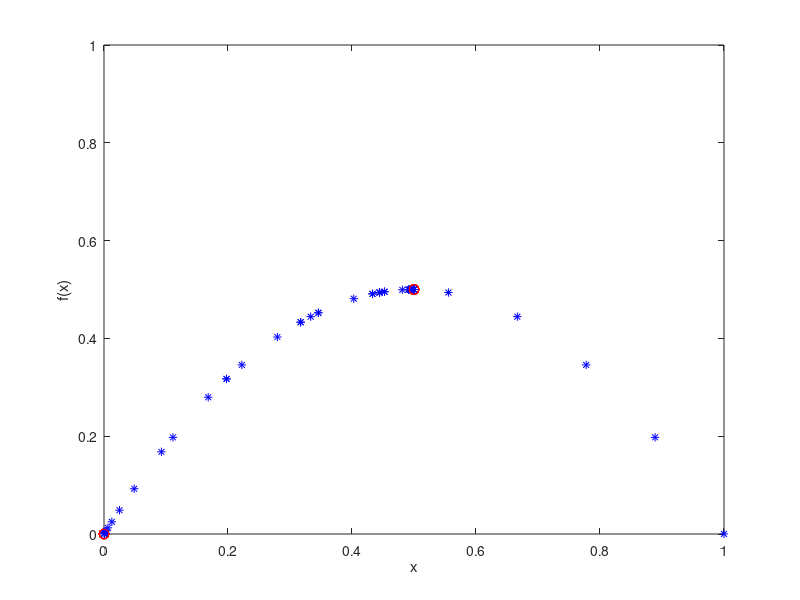

The MATLAB source for this figure: (Note: this script raises an error after producing the figure.)
close all; clear all; clc;
% logistic map

%% variables 
Acoeff = [2]; % coefficient of logistic function
iter = 60; % number of iteration
init_x_min = 0.0001; % minimum value of initial x
init_x_max = 0.9999; % maximum value of initial x
initX = linspace(init_x_min,init_x_max,10);
y = @(A,x) (A*x*(1-x));
% ----- parameters of function FindFixPt -----
x0_arr = [0.1]; % initial value of x
iter1 = 50;
% --------------------------------------------

%% logistic map plot
for k = 1:size(Acoeff,2)
    A = Acoeff(k);
    for j = 1:size(initX,2)
        x(1,1) = initX(j);
        for i = 1:iter
            x(i+1,1) = y(A,x(i,1));
        end
        plot(x(1:iter,1),x(2:iter+1,1),'b*');
        
        % equilibrium point
        plot(0,0,'ro','markersize',7);
        plot(1-1/A,1-1/A,'ro','markersize',7);
        axis([0 1 0 1]);
        % axis equal;
        xlabel('x');
        ylabel('f(x)');
        hold on;
    end
    FindFixPt(A,x0_arr,iter1,y);
end

%% plot y=x
% x_n+1 = A*x_n*(1-x_n)
% y = x
xx = linspace(0,1,10);
yy = xx;
plot(xx,yy,'g','LineWidth',2);
hold off;

%% find fixed point
% find fixed point according to initial value of x
% One can use FindFixPt to check the fixed point is attractor or repeller
function FindFixPt(A,x0_arr,iter,y)
    % x0: initial value of x
    % iter: iteration of vertical lines and horizontal lines
    for j = 1:size(x0_arr,2)
        y0 = 0;
        x0 = x0_arr(j);
        for i = 1:iter
            y1 = y(A,x0);
            VertLine(x0,y0,y1);
            x1 = y1;
            HorizLine(y1,x0,x1);
            x0 = x1; y0 = y1;
        end
    end
end

% plot verticle line
function VertLine(x,yi,yf)
    %xi: start point  %xf: end point
    vy = linspace(yi,yf,10);
    vx = x*ones(1,size(vy,2));
    plot(vx,vy,'r','LineWidth',1);
end

% plot horizontal line
function HorizLine(y,xi,xf)
    %xi: start point  %xf: end point
    hx = linspace(xi,xf,10);
    hy = y*ones(1,size(hx,2));
    plot(hx,hy,'r','LineWidth',1);
end